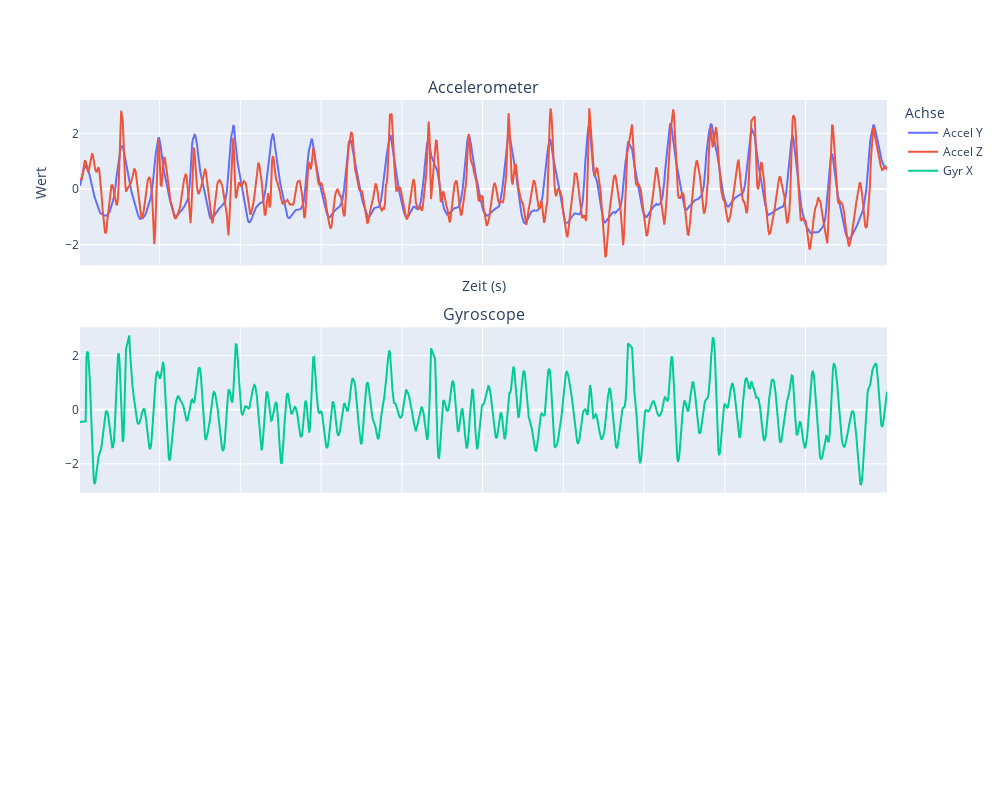

Notebook code cell kept with this figure:
### Markdown cell above
Außreißer gefiltert

### Code cell
plot_normal_df(filtered_df_j_z)

### Figure 1 — Plotly figure (JSON) as saved in the notebook; plotly's stock layout.template omitted (floating-point values rounded to 4 significant figures; data arrays with more than 128 entries replaced by an {"elided": "..."} marker saying what was removed)
{"data": [{"name": "Accel Y", "type": "scatter", "x": {"elided": "986 float values"}, "y": {"elided": "986 float values"}}, {"name": "Accel Z", "type": "scatter", "x": {"elided": "986 float values"}, "y": {"elided": "986 float values"}}, {"marker": {"size": 4}, "name": "Gyr X", "type": "scatter", "x": {"elided": "986 float values"}, "xaxis": "x2", "y": {"elided": "986 float values"}, "yaxis": "y2"}], "layout": {"annotations": [{"font": {"size": 16}, "showarrow": false, "text": "Accelerometer", "x": 0.5, "xanchor": "center", "xref": "paper", "y": 1, "yanchor": "bottom", "yref": "paper"}, {"font": {"size": 16}, "showarrow": false, "text": "Gyroscope", "x": 0.5, "xanchor": "center", "xref": "paper", "y": 0.6333, "yanchor": "bottom", "yref": "paper"}], "height": 800, "legend": {"title": {"text": "Achse"}}, "width": 1000, "xaxis": {"anchor": "y", "domain": [0, 1], "matches": "x3", "showticklabels": false, "title": {"text": "Zeit (s)"}}, "xaxis2": {"anchor": "y2", "domain": [0, 1], "matches": "x3", "showticklabels": false}, "xaxis3": {"anchor": "y3", "domain": [0, 1]}, "yaxis": {"anchor": "x", "domain": [0.7333, 1], "title": {"text": "Wert"}}, "yaxis2": {"anchor": "x2", "domain": [0.3667, 0.6333]}, "yaxis3": {"anchor": "x3", "domain": [0, 0.2667]}}}
